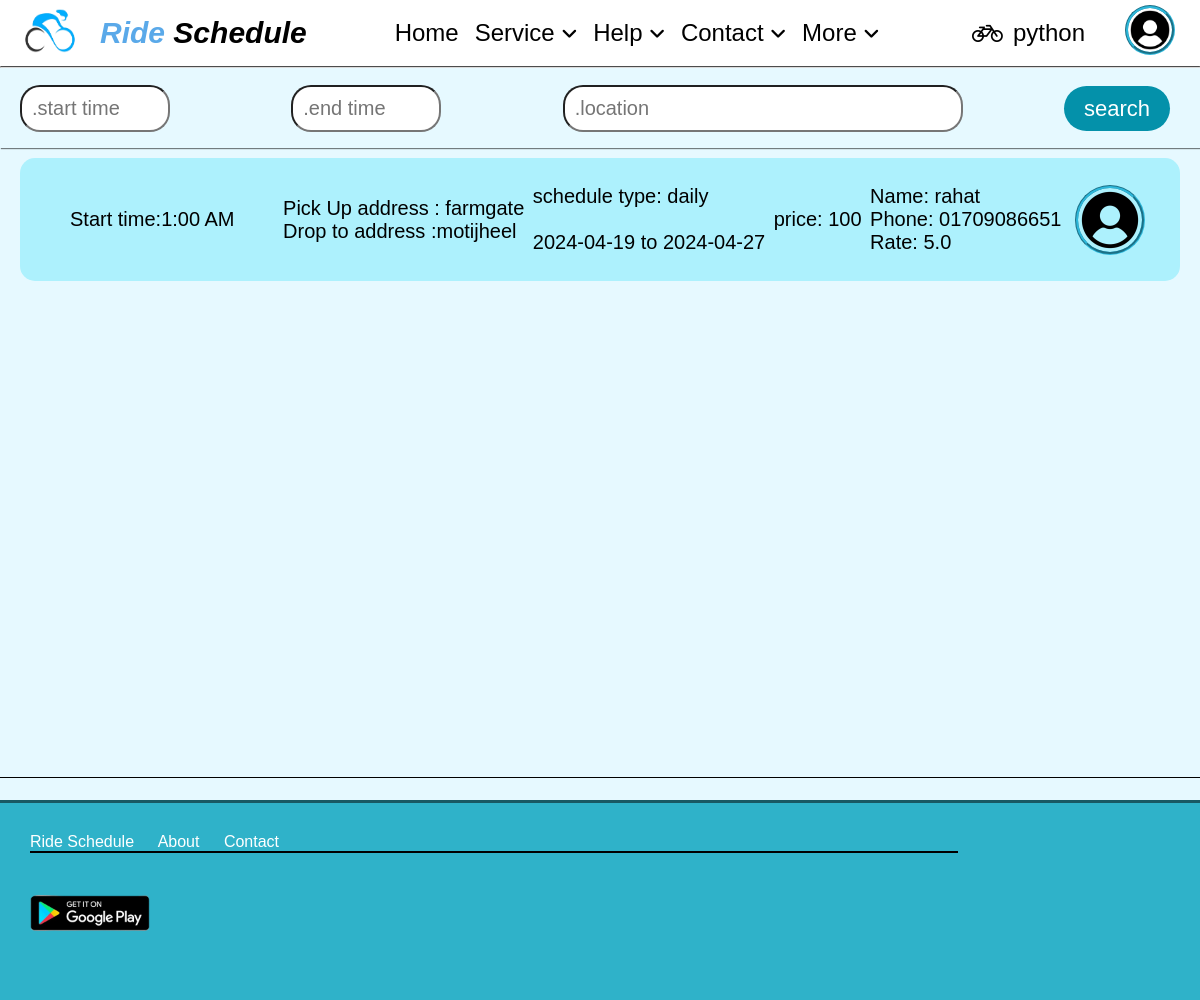
/schedulePost/ (signed in), run on the app's committed database.
### main/models.py (models this page shows)
class Schedule(models.Model):
    rider_id = models.ForeignKey(Profile,on_delete=models.CASCADE)
    driver_id = models.CharField(blank=True,null=True,max_length=20)
    pickUp_time = models.CharField(max_length=10)
    pickup_from = models.CharField(max_length=50)
    drop_to = models.CharField(max_length=50)
    schedule_type = (
        ('daily','daily'),
        ('weekly', 'weekly'),
        ('monthly', 'monthly'),
        ('custom', 'custom'))
    type_of_schedule = models.CharField(max_length=10,choices=schedule_type,blank=True,null=True)
    price = models.IntegerField(blank=True, null=True)
    startDate = models.CharField(max_length=30,blank=True,null=True)
    endDate = models.CharField(max_length=30,blank=True,null=True)

class Profile(models.Model):
    user = models.OneToOneField(User, on_delete=models.CASCADE, null=True, blank=True)
    phone = models.CharField(max_length=20,null=True,blank=True)
    address = models.TextField(null=True, blank=True)
    country = models.CharField(max_length=50,null=True,blank=True)
    rate = models.FloatField(null=True,blank=True)
    isRider = models.BooleanField(default=False)
    image = models.ImageField(upload_to='upload', null=True, blank=True)
    def __str__(self):
        return self.user.username

### main/views.py (the view)
# urls.py: path('schedulePost/', a_view.schedulePost , name = 'schedulePost'),
@login_required(login_url='login')
def schedulePost(request):
    schedulePost = Schedule.objects.all().order_by("pickUp_time")
    posts = {
        'schedulePost': schedulePost,
    }
    return render(request, template_name='pages/SchedulePost.html', context=posts)

### templates/pages/SchedulePost.html (shortened to what this page needs)
{% extends "../base/base.html" %}
{% load static %}
{% block content %}
<hr>
<div class="SearchPost">
    <div class="textBox1"><input type="text" id="start" name="start" placeholder=".start time"></div>
    <div class="textBox2"><input type="text" id="end" name="end" placeholder=".end time"></div>
    <div class="textBox3"><input type="text" id="locations" name="location" placeholder=".location"></div>
    <div><a href="#" class="buttonS">search</a></div>
</div>
<div class="post-box">
    {% for p in schedulePost %}
    <div class="post">
        <div class="sTime"> Start time:{{p.pickUp_time}}</div>
    <div>
        <span>Pick Up address : {{p.pickup_from}}</span><br>
        <span>Drop to address :{{p.drop_to}}</span>
    </div>
    <div> schedule type: {{p.type_of_schedule}}<br><br>
        {{p.startDate}} to {{p.endDate}}
    </div>
    <div> price: {{p.price}}</div>
    <div>
        <span>Name: {{p.rider_id}}</span><br>
        <span>Phone: {{p.rider_id.phone}}</span><br>
        <span>Rate: {{p.rider_id.rate}}</span><br>
    </div>
    <div class="profile">
            <img src="{%  static 'image/icon/profile.png' %}" height="70" width="70" alt="logo">
    </div>
</div>
{% endfor %}
</div>
{% endblock %}

### templates/base/base.html (shortened to what this page needs)
<!DOCTYPE html>
<html lang="en">
<head>
    {% load static %}
    <link rel="stylesheet" href="https://cdnjs.cloudflare.com/ajax/libs/font-awesome/6.5.1/css/all.min.css">
    <link rel="stylesheet" href="https://cdnjs.cloudflare.com/ajax/libs/font-awesome/4.7.0/css/font-awesome.min.css">
    <link rel = "stylesheet" href = "{% static 'css/style.css' %}">
    <link rel = "stylesheet" href = "{% static 'css/navbar.css' %}">
    <link rel = "stylesheet" href = "{% static 'css/makeSchedule.css' %}">
    <link rel = "stylesheet" href = "{% static 'css/schedulePost.css' %}">
    <link rel = "stylesheet" href = "{% static 'css/offcanvas.css' %}">
    <link rel = "stylesheet" href = "{% static 'css/login.css' %}">
    <link rel = "stylesheet" href = "{% static 'css/contact.css' %}">
    <link rel = "stylesheet" href = "{% static 'css/timeTable.css' %}">
    <link rel = "stylesheet" href = "{% static 'css/profile.css' %}">
</head>
<body style="background-color:#e6f9ff;" class="base-body">
{% include "../base/navbar.html" %}
{% block content %}
{% endblock %}
{% include "../base/footer.html" %}
</body>
</html>

### templates/base/navbar.html (shortened to what this page needs)
<nav class="main" >
        <div class="logo">
            {% load static %}
            <img src="{%  static 'image/icon/logo.png' %}" height="60" width="100" alt="logo">
            <span><span style="color: rgba(64, 155, 230, 0.863);">Ride</span> Schedule</span>
        </div>
        <div class="mid">
            <ul>
                <li><a href="{% url 'home' %}">Home</a></li>
                <li><a href="#" class="service fix">Service <i class="fas fa-angle-down" style="font-size:18px;"></i> </a>
                </li>
                <li><a href="#" class="fix">Help <i class="fas fa-angle-down" style="font-size:18px;"></i> </a>
                </li>
                <li><a href="#" class="fix">Contact <i class="fas fa-angle-down" style="font-size:18px;"></i> </a>
                </li>
                <li><a href="#" class="fix">More <i class="fas fa-angle-down" style="font-size:18px;"></i> </a>
                </li>
            </ul>
        </div>
        <div class="profile" >
        {% if user.is_authenticated %}
            {% if request.user.profile.isRider %}
                <i class='fa fa-user'></i>
            {% else %}
                <i class='fa fa-bicycle'></i>
            {% endif %}
            <div><span>{{request.user}}</span></div>
            {% if request.user.profile.image %}
                <div onclick="showMenu()"><img  src="{{request.user.profile.image.url}}" height="50" width="50" alt="logo"></div>
            {% else %}
                <div onclick="showMenu()"><img  src="{%  static 'image/icon/profile.png' %}" height="50" width="50" alt="logo"></div>
            {% endif %}
        {% else %}
            <div onclick="showLoginOnly()"><span>Login</span></div>
            <div><img  src="{%  static 'image/icon/profile.png' %}" height="50" width="50" alt="logo"></div>
        {% endif %}
        </div>
    </nav>

### templates/base/login.html (shortened to what this page needs)
        {% load static %}

### templates/base/footer.html (shortened to what this page needs)
<footer >
{% load static %}
<div class="footer-main">
<div class="footer-top">
    <a href="#">Ride Schedule</a>
    <a href="#">About</a>
    <a href="#">Contact</a><hr width = '80%' color = "black">
    <a href="#">
        <img src="{%  static 'image/img/google-play-download.png' %}" alt="google-play" height="120" width="120">
    </a>
</div>
</div>
</footer>

### static/css/style.css (style rules this page uses)
* { margin: 0; padding: 0; box-sizing: border-box; }
body { background-color: #e6f9ff; }
.base-body { overflow-x: hidden; }
.footer-main { display: block; position:absolute; top:100vh; width: 100%; background-color: #2fb2c9; color: white; height: 200px; border-width: 3px; border-top-style: solid; border-color: #195964; }
.footer-main .footer-top { color: white; width: 100%; padding: 20px; display:block; margin:10px; }
.footer-top a { color:white; margin-right: 20px; }

### static/css/navbar.css (style rules this page uses)
* { text-decoration: none; padding: 0px; margin: 0px; }
.main { display: flex; position:sticky; justify-content: space-between; flex-wrap: nowrap; font-size: 24px; align-items: center; box-shadow: 1px 1px 1px hsla(0,0%, 0%, 0.5); background-color: white; }
.logo { display:flex; align-items: center; font-size: 30px; font-weight: bolder; font-style: italic; cursor: pointer; }
.mid ul { display:flex; list-style: none; }
.mid ul li a { padding: 8px; cursor: pointer; padding-bottom: 22px; color:black; border-radius: 0px; transition: 0.5s; }
.profile { display:flex; align-items: center; padding: 5px; padding-right: 25px; }
.profile div span { padding-left: 10px; padding-right: 40px; cursor: pointer; transition: 0.3s; }
.profile img { padding: 0px; border-color: rgb(45, 183, 218); border-style: groove; border-radius: 35px; margin: 0px; cursor: pointer; }

### static/css/makeSchedule.css (style rules this page uses)
* { margin: 0; padding: 0; box-sizing: border-box; }

### static/css/schedulePost.css (style rules this page uses)
.SearchPost { display: flex; justify-content: space-between; flex-wrap: nowrap; font-size: 24px; align-items: center; box-shadow: 1px 1px 1px hsla(0,0%, 0%, 0.5); background-color: #e6f9ff; height: 80px; }
.post { display:flex; justify-content:space-between; flex-wrap:nowrap; font-size:20px; align-items:center; margin:20px; background-color: #adf1fd; padding:10px; border-radius:15px; }
.sTime { padding:20px; margin:20px; }
.buttonS { background-color: #0491aa; color: white; padding: 10px 20px; text-align: center; text-decoration: none; font-size: 22px; cursor: pointer; border-radius: 25px; margin-right: 30px; }
#start , #end { width:150px; border-radius: 20px; border-width: 2px; font-size: 20px; padding: 10px; margin:20px; }
#locations { display:inline-block; width:400px; border-radius: 20px; border-width: 2px; font-size: 20px; padding: 10px; margin:20px; }
.post-box { display: block; position:absolute; width: 100%; height: 80vh; border-style: solid; border-color:black; border-width: 0px 0 1px 0; margin-top: 50px; overflow: auto; z-index: -1; top:11vh; }

### static/css/offcanvas.css (style rules this page uses)
* { margin : 0px; font-family: sans-serif; padding : 0px; }

### static/css/login.css (style rules this page uses)
* { margin:0px; padding:0px; }

### data on the page
Schedule: pickUp_time "1:00 AM", pickup_from "farmgate", drop_to "motijheel", type_of_schedule "daily", startDate "2024-04-19", endDate "2024-04-27", price "100", rider_id "rahat", rider_id.phone "01709086651", rider_id.rate "5.0"

### other printed values
{{ request.user }} "python"
